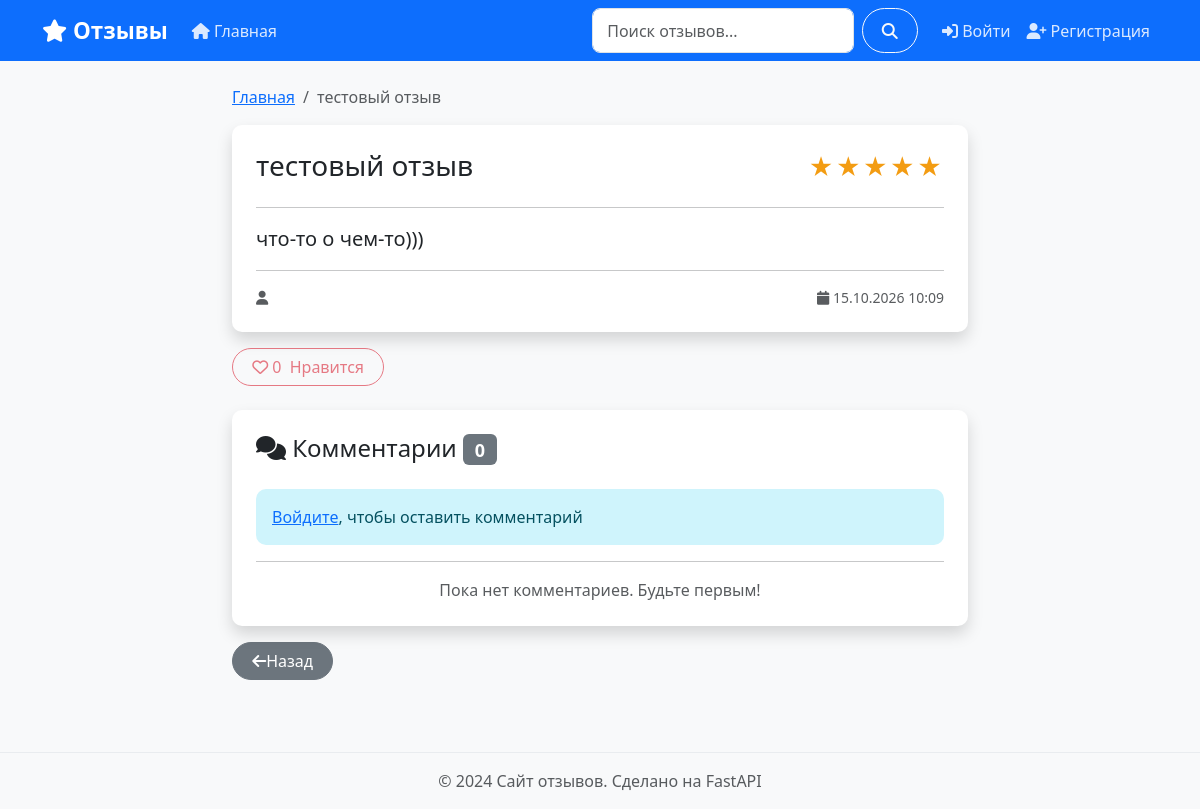
The app's page /reviews/1, older data.
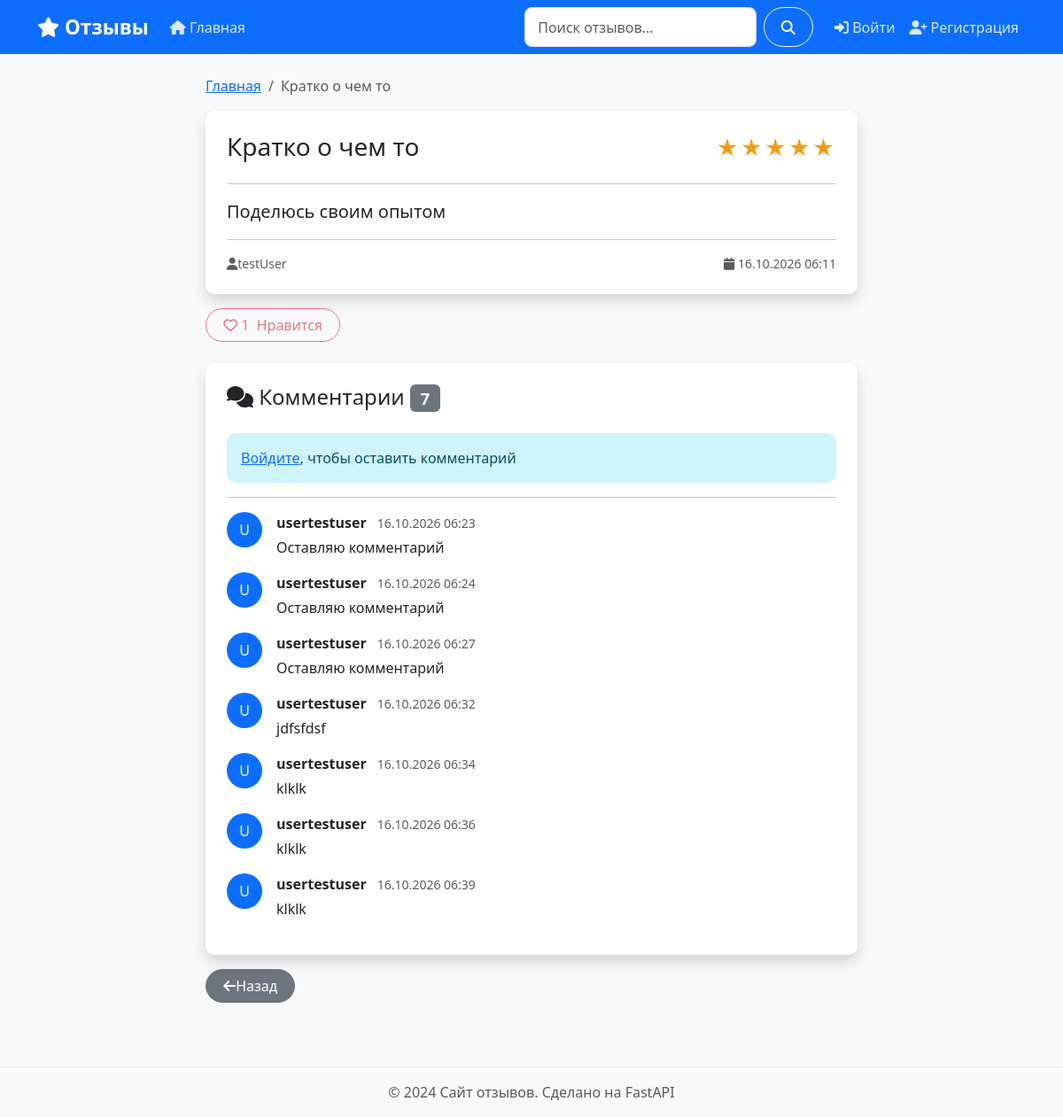
The same page, newer data.
### app/models.py (models this page shows)
class Review(Base):
    __tablename__ = "reviews"
    id = Column(Integer, primary_key=True, index=True)
    title = Column(String(200), nullable=False)
    content = Column(Text, nullable=False)
    rating = Column(Integer, nullable=True)
    created_at = Column(DateTime(timezone=True), server_default=func.now())
    updated_at = Column(DateTime(timezone=True), onupdate=func.now())
    user_id = Column(
        Integer,
        ForeignKey("users.id", ondelete="CASCADE"),
        nullable=False
    )
    author = relationship("User", back_populates="reviews")
    comments = relationship(
        'Comment',
        back_populates='review',
        cascade='all, delete-orphan',
        order_by='Comment.created_at'
    )
    likes = relationship(
        'Like', back_populates='review', cascade='all, delete-orphan'
    )

class User(Base):
    __tablename__ = "users"
    id = Column(Integer, primary_key=True, index=True)
    username = Column(String(50), unique=True, index=True, nullable=False)
    email = Column(String(100), unique=True, index=True, nullable=True)
    hashed_password = Column(String(255), nullable=False)
    is_active = Column(Boolean, default=True, nullable=False)
    created_at = Column(DateTime(timezone=True), server_default=func.now())
    reviews = relationship(
        "Review",
        back_populates="author",
        cascade="all, delete-orphan"
    )
    comments = relationship(
        'Comment',
        back_populates='author',
        cascade='all, delete-orphan'
    )
    likes = relationship(
        'Like', back_populates='user', cascade='all, delete-orphan'
    )

class Comment(Base):
    __tablename__ = 'comments'
    id = Column(Integer, primary_key=True, index=True)
    content = Column(Text, nullable=False)
    created_at = Column(DateTime(timezone=True), server_default=func.now())
    updated_at = Column(DateTime(timezone=True), onupdate=func.now())
    user_id = Column(
        Integer,
        ForeignKey('users.id', ondelete='CASCADE'),
        nullable=False
    )
    review_id = Column(
        Integer,
        ForeignKey('reviews.id', ondelete='CASCADE'),
        nullable=False
    )
    author = relationship('User', back_populates='comments')
    review = relationship('Review', back_populates='comments')

### app/routers/pages.py (the view)
@router.get('/reviews/{review_id}', response_class=HTMLResponse)
async def review_detail(review_id: int, request: Request,
                        db: Session = Depends(get_db)):
    review = get_review(db, review_id)
    if not review:
        raise HTTPException(404, "Отзыв не найден")
    comments = get_review_comments(db, review_id)
    user = get_current_user(request)
    return request.state.templates.TemplateResponse(
        'review_detail.html',
        _ctx(request, {
            'review': review,
            'comments': comments,
            'likes_count': count_review_likes(db, review_id),
            'liked': has_user_liked(db, user['id'], review_id) if user else False,
            })
    )

### templates/review_detail.html (shortened to what this page needs)
{% extends 'base.html' %}
{% block content %}
<div class="row justify-content-center">
    <div class="col-md-8">
        <nav aria-label="breadcrumb">
            <ol class="breadcrumb">
                <li class="breadcrumb-item">
                    <a href="/">Главная</a>
                </li>
                <li class="breadcrumb-item active">{{ review.title|truncate(30) }}</li>
            </ol>
        </nav>
        <div class="card shadow">
            <div class="card-body p-4">
                <div class="d-flex justify-content-between align-items-start mb-3">
                    <h1 class="h3">{{ review.title }}</h1>
                    <div class="text-warning" style="font-size: 1.5rem;">
                        {% for _ in range(review.rating) %}★{% endfor %}
                    </div>
                </div>
                <hr>
                <p class="lead" style="white-space: pre-wrap;">{{ review.content }}</p>
                <hr>
                <div class="d-flex justify-content-between text-muted small">
                    <span><i class="fas fa-user"></i>{{ review.author.username }}</span>
                    <span>
                        <i class="fas fa-calendar"></i>
                        {{ review.created_at.strftime('%d.%m.%Y %H:%M') }}
                    </span>
                </div>
            </div>
        </div>
        <div class="d-flex justify-content-between align-items-center mb-4 mt-3">
            <button type="button"
                    class="btn {% if liked %}btn-danger{% else %}btn-outline-danger{% endif %} like-btn"
                    data-review-id="{{ review.id }}"
                    {% if not user %}disabled{% endif %}>
                <i class="{% if liked %}fas{% else %}far{% endif %} fa-heart"></i>
                <span class="like-count">{{ likes_count }}</span>
                <span class="ms-1">Нравится</span>
                </button>
        </div>
        <div class="card shadow">
            <div class="card-body p-4">
                <h4 class="mb-4">
                    <i class="fas fa-comments"></i>
                    Комментарии
                    <span class="badge bg-secondary">{{ comments|length }}</span>
                </h4>
                {% if user %}
                <form method="post" action="/comments/review/{{ review.id }}/create" class="mb-4">
                    <div class="mb-3">
                        <textarea name="content"
                        class="form-control"
                        rows="3"
                        required
                        maxlength="2000"
                        placeholder="Оставьте комментарий"></textarea>
                    </div>
                    <button type="submit" class="btn btn-primary btn-sm">
                        <i class="fas fa-paper-plane"></i>Отправить
                    </button>
                </form>
                {% else %}
                <div class="alert alert-info">
                    <a href="/auth/login">Войдите</a>, чтобы оставить комментарий
                </div>
                {% endif %}
                <hr>
                {% if comments %}
                {% for comment in comments %}
                <div class="d-flex mb-3" id="comment-{{ comment.id }}">
                    <div class="flex-shrink-0 me-3">
                        <div class="bg-primary text-white rounded-circle d-flex align-items-center justify-content-center"
                        style="width: 40px; height: 40px;">
                        {{ comment.author.username[0]|upper }}
                    </div>
                    </div>
                    <div class="flex-grow-1">
                        <div class="d-flex justify-content-between align-items-start">
                            <div>
                                <strong>{{ comment.author.username }}</strong>
                                <small class="text-muted ms-2">
                                    {{ comment.created_at.strftime('%d.%m.%Y %H:%M') }}
                                </small>
                            </div>
                        </div>
                        <p class="mb-0 mt-1" style="white-space: pre-wrap;">{{ comment.content }}</p>
                    </div>
                </div>
                {% endfor %}
                {% else %}
                <p class="text-muted text-center mb-0">
                    Пока нет комментариев. Будьте первым!
                </p>
                {% endif %}
            </div>
        </div>
        <div class="mt-3">
            <a href="/" class="btn btn-secondary">
                <i class="fas fa-arrow-left"></i>Назад
            </a>
        </div>
    </div>
</div>
{% endblock %}

### templates/base.html (shortened to what this page needs)
<!DOCTYPE html>
<html lang="ru">
<head>
    <link href="https://cdn.jsdelivr.net/npm/bootstrap@5.3.0/dist/css/bootstrap.min.css" rel="stylesheet">
    <link rel="stylesheet" href="https://cdnjs.cloudflare.com/ajax/libs/font-awesome/6.4.0/css/all.min.css">
    <link rel="stylesheet" href="/static/style.css">
</head>
<body>
    <nav class="navbar navbar-expand-lg navbar-dark bg-primary">
        <div class="container">
            <a class="navbar-brand" href="/">
                <i class="fas fa-star"></i> Отзывы
            </a>
            <div class="collapse navbar-collapse" id="navContent">
                <ul class="navbar-nav me-auto">
                    <li class="nav-item">
                        <a class="nav-link {% if current_page == 'home' %}active{% endif %}" href="/">
                            <i class="fas fa-home"></i> Главная
                        </a>
                    </li>
                </ul>
                <form class="d-flex me-3" action="/search" method="get">
                    <input class="form-control me-2" type="search" name="q"
                           placeholder="Поиск отзывов..."
                           value="{{ query if query else '' }}">
                    <button class="btn btn-outline-light" type="submit">
                        <i class="fas fa-search"></i>
                    </button>
                </form>
                <ul class="navbar-nav">
                    {% if user %}
                    <li class="nav-item">
                        <span class="nav-link">
                            <i class="fas fa-user"></i> {{ user.username }}
                        </span>
                    </li>
                    <li class="nav-item">
                        <a class="nav-link" href="/auth/logout">
                            <i class="fas fa-sign-out-alt"></i> Выйти
                        </a>
                    </li>
                    {% else %}
                    <li class="nav-item">
                        <a class="nav-link" href="/auth/login">
                            <i class="fas fa-sign-in-alt"></i> Войти
                        </a>
                    </li>
                    <li class="nav-item">
                        <a class="nav-link" href="/auth/register">
                            <i class="fas fa-user-plus"></i> Регистрация
                        </a>
                    </li>
                    {% endif %}
                </ul>
            </div>
        </div>
    </nav>
    <main class="container py-4">
        {% block content %}{% endblock %}
    </main>
    <footer class="bg-light py-3 mt-5">
        <div class="container text-center">
            <p class="text-muted mb-0">© 2024 Сайт отзывов. Сделано на FastAPI</p>
        </div>
    </footer>
</body>
</html>

### static/style.css (style rules this page uses)
body { background-color: #f8f9fa; min-height: 100vh; display: flex; flex-direction: column; }
main { flex: 1; }
.card { transition: transform 0.2s ease, box-shadow 0.2s ease; border: none; border-radius: 10px; }
.text-warning { color: #f39c12 !important; letter-spacing: 2px; }
.btn { border-radius: 25px; padding-left: 1.2rem; padding-right: 1.2rem; transition: all 0.2s ease; }
.navbar-brand { font-weight: 700; font-size: 1.4rem; }
.navbar-dark .navbar-nav .nav-link { color: rgba(255, 255, 255, 0.85); transition: color 0.2s ease; }
.form-control, .form-select { border-radius: 8px; border: 1px solid #dee2e6; padding: 0.6rem 0.9rem; transition: border-color 0.2s, box-shadow 0.2s; }
.alert { border-radius: 10px; border: none; }
footer { margin-top: auto; border-top: 1px solid #e9ecef; }
.card { animation: fadeIn 0.3s ease; }

Row changes from the older to the newer data that the page shows:
changed Review: title "тестовый отзыв" → "Кратко о чем то"; content "что-то о чем-то)))" → "Поделюсь своим опытом"; created_at "15.10.2026 10:09" → "16.10.2026 06:11"
added User: author.username "testUser"
added Comment: author "U", author.username "usertestuser", created_at "16.10.2026 06:23", content "Оставляю комментарий"
added Comment: author "U", author.username "usertestuser", created_at "16.10.2026 06:24", content "Оставляю комментарий"
added Comment: author "U", author.username "usertestuser", created_at "16.10.2026 06:27", content "Оставляю комментарий"
added Comment: author "U", author.username "usertestuser", created_at "16.10.2026 06:32", content "jdfsfdsf"
added Comment: author "U", author.username "usertestuser", created_at "16.10.2026 06:34", content "klklk"
added Comment: author "U", author.username "usertestuser", created_at "16.10.2026 06:36", content "klklk"
added Comment: author "U", author.username "usertestuser", created_at "16.10.2026 06:39", content "klklk"
Text that changed along with them:
{{ likes_count }}: "0" → "1"
{{ comments|length }}: "0" → "7"
text no longer shown: "Пока нет комментариев. Будьте первым!"
